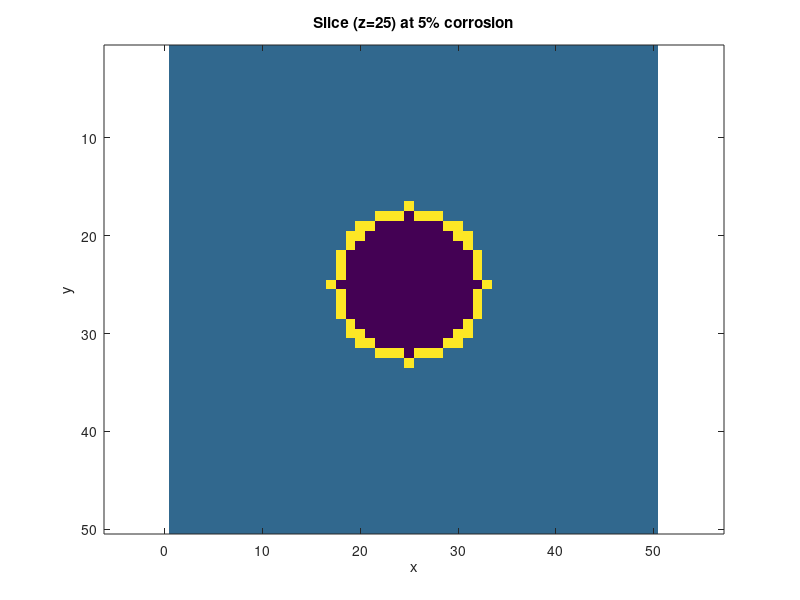

Recreate this plot in MATLAB.
clc;
clear;
close all;

%----- Medium ----------
length_x = 0.05;
length_y = 0.05;
length_z = 0.05;

eps0=8.854e-12;
meu0=4*pi*1e-7;
real_epsr_conc=4; % relative permittivity of concrete = 4 - j0.06
img_epsr_conc=0.06;
real_epsr_rust=10; % relative permittivity of rust = 10 - j0.86
img_epsr_rust=0.86;
eps_conc=eps0*real_epsr_conc;
eps_rust=eps0*real_epsr_rust;
eps_steel=eps0; 
meur=1;
meu=meu0*meur;

%---- Signal -----------
c=3e8;
v=c/sqrt(real_epsr_conc*meur);
freq=12e9;
lamda=v/freq;
lamda_min = lamda/sqrt(real_epsr_conc*meur);

%------ Conductivity values ---------
cond_conc=2*pi*freq*eps0*img_epsr_conc;
cond_rust=2*pi*freq*eps0*img_epsr_rust;

%------ Cell length and time step---------
dx=1e-3;
dy=dx;
dz=dy;
dt=1/(v*sqrt(1/(dx^2) + 1/(dy^2) + 1/(dz^2)));

%------- Rust conditions ---------
bar_exists = 1;
corr = 5;

%------- Corrosion base values ---------
rs_paper = [12.50,12.18,11.85,11.52,11.18,10.82,10.45]/1000;
rr_paper = [12.50,13.40,14.25,15.05,15.81,16.53,17.23]/1000;

if corr~=0
    for i=1:6
        if corr==5*i
            rs = ceil(rs_paper(i+1)/(2*dx));
            rr = ceil((rr_paper(i+1)-rs_paper(i+1))/(2*dx));    
        end
    end
else
    rs = ceil(rs_paper(1)/(2*dx));
    rr = 0;
end

N_cells_x = round(length_x/dx);
N_cells_y = round(length_y/dy);
N_cells_z = round(length_z/dz);

Mid_cell_x = round(N_cells_x/2); % position to launch the signal
Mid_cell_y = round(N_cells_y/2);
Mid_cell_z = round(N_cells_z/2);

[X, Y, Z] = meshgrid(1:N_cells_y, 1:N_cells_x, 1:N_cells_z);

% Initialize space with concrete
space = ones(N_cells_x, N_cells_y, N_cells_z)*eps_conc;

%------- Rebar radius and conditions --------
if(bar_exists==1)
    rebarMask = false(N_cells_x, N_cells_y, N_cells_z);
    rustMask = false(N_cells_x, N_cells_y, N_cells_z);
    for i = 1:N_cells_x
        for j = 1:N_cells_y
            for k = 1:N_cells_z
                distSq = (i - Mid_cell_x)^2 + (j - Mid_cell_y)^2;
                rebarMask(i, j, k) = distSq <= rs^2;
                rustMask(i, j, k) = distSq <= (rs+rr)^2 & distSq > rs^2;
            end
        end
    end

    for i = 1:N_cells_x
        for j = 1:N_cells_y
            for k = 1:N_cells_z
                if rebarMask(i, j)
                    space(i, j, k) = eps_steel;
                elseif rustMask(i, j)
                    space(i, j, k) = eps_rust;
                end
            end
        end
    end
end

% ---- Visualizing the space ----
figure;
z_slice = round(N_cells_z/2);
imagesc(space(:, :, z_slice));
xlabel('x');
ylabel('y');
if bar_exists == 1
    title(sprintf('Slice (z=25) at %.0f%% corrosion', corr));
else
    title('Slice (z=25) with no rebar');
end
axis equal tight;

%------ Multiplying constants --------
const_e1=zeros(N_cells_x,N_cells_y, N_cells_z);
const_ex=zeros(N_cells_x,N_cells_y, N_cells_z);
const_ey=zeros(N_cells_x,N_cells_y, N_cells_z);
const_ez=zeros(N_cells_x,N_cells_y, N_cells_z);

%------- Steel, Rust and Concrete region ---------
const_e1(:,:,:) = ((2*eps_conc)-(cond_conc*dt))/((2*eps_conc)+(cond_conc*dt));
const_ex(:,:,:) = (2*dt/dx)/((2*eps_conc)+(cond_conc*dt));
const_ey(:,:,:) = (2*dt/dy)/((2*eps_conc)+(cond_conc*dt));
const_ez(:,:,:) = (2*dt/dz)/((2*eps_conc)+(cond_conc*dt));

if(bar_exists==1)
    const_e1(~rebarMask & ~rustMask) = ((2*eps_conc)-(cond_conc*dt))/((2*eps_conc)+(cond_conc*dt));
    const_ex(~rebarMask & ~rustMask) = (2*dt/dx)/((2*eps_conc)+(cond_conc*dt));
    const_ey(~rebarMask & ~rustMask) = (2*dt/dy)/((2*eps_conc)+(cond_conc*dt));
    const_ez(~rebarMask & ~rustMask) = (2*dt/dz)/((2*eps_conc)+(cond_conc*dt));

    const_e1(rebarMask) = 0;
    const_ex(rebarMask) = 0;
    const_ey(rebarMask) = 0;
    const_ez(rebarMask) = 0;

    const_e1(rustMask) = ((2*eps_rust)-(cond_rust*dt))/((2*eps_rust)+(cond_rust*dt));
    const_ex(rustMask) = (2*dt/dx)/((2*eps_rust)+(cond_rust*dt));
    const_ey(rustMask) = (2*dt/dy)/((2*eps_rust)+(cond_rust*dt));
    const_ez(rustMask) = (2*dt/dz)/((2*eps_rust)+(cond_rust*dt));

else 

    const_e1 = ones(N_cells_x, N_cells_y, N_cells_z) * ((2*eps_conc)-(cond_conc*dt))/((2*eps_conc)+(cond_conc*dt));
    const_ex = ones(N_cells_x, N_cells_y, N_cells_z) * (2*dt/dx)/((2*eps_conc)+(cond_conc*dt));
    const_ey = ones(N_cells_x, N_cells_y, N_cells_z) * (2*dt/dy)/((2*eps_conc)+(cond_conc*dt));
    const_ez = ones(N_cells_x, N_cells_y, N_cells_z) * (2*dt/dz)/((2*eps_conc)+(cond_conc*dt));

end

const_hx = dt/(meu*dx);
const_hy = dt/(meu*dy);
const_hz = dt/(meu*dz);

const_abc1z = (v*dt - dx)/(v*dt + dx);
const_abc1x = (v*dt - dy)/(v*dt + dy);

%------- Initialise E and H arrays ----------
ex=zeros(N_cells_x,N_cells_y,N_cells_z);
ey=zeros(N_cells_x,N_cells_y,N_cells_z);
ez=zeros(N_cells_x,N_cells_y,N_cells_z);

hx=zeros(N_cells_x,N_cells_y,N_cells_z);
hy=zeros(N_cells_x,N_cells_y,N_cells_z);
hz=zeros(N_cells_x,N_cells_y,N_cells_z);

%------- Tangential component around rebar ----------
g = ones(N_cells_x, N_cells_y, N_cells_z);

if bar_exists==1
    for i = 1:N_cells_x
        for j = 1:N_cells_y
            for k = 1:N_cells_z
                if (i - Mid_cell_x)^2 + (j - Mid_cell_y)^2 <= (rs+1)^2 && (i - Mid_cell_x)^2 + (j - Mid_cell_y)^2 >= (rs-1)^2
                    g(i,j,k) = 0;
                end
            end
        end
    end
end

%------ Gaussian pusle ------------
Ts=0.5e-9; % pulse width
t0=2*Ts; % pulse delay
N_steps=1000; % maximum iteration steps

vin = zeros(N_steps,1);
vout = zeros(N_steps,1);
time_stamp=zeros(N_steps,1);

ez_past = ez;
ex_past = ex;

fc = 7.5e9; % Center frequency
bw = 9e9;

%************** Iteration loop ****************

choice = input("Do you want to continue with the simulation (0-no, 1-yes)? ");

while choice==1

figure;
   
for n=1:N_steps         
    time=(n-1)*dt;  
    time_stamp(n,1)=time;
        
%------- Launching the signal ---------
    pulse1 = sin(2*pi*fc*time); % sine pulse
    pulse2 = exp(-((time-t0)/Ts)^2); % Gaussian pulse
    pulse = pulse2.*pulse1;

    ez(3, Mid_cell_y, Mid_cell_z) = pulse;
    vin(n) = ez(1, Mid_cell_y, Mid_cell_z);

    %------ Update H-field -----------
    i = 1:N_cells_x-1;
    j = 1:N_cells_y-1;
    k = 1:N_cells_z-1;

    hx(i,j,k) = hx(i,j,k) - const_hy*(ez(i,j+1,k)-ez(i,j,k));
    hy(i,j,k) = hy(i,j,k) + const_hx*(ez(i+1,j,k)-ez(i,j,k)); 

    % --------- Update E-field ------------
    for i = 2:N_cells_x
        for j = 2:N_cells_y
            for k = 2:N_cells_z
                ez(i,j,k) = g(i,j,k).*(const_e1(i,j,k).*ez(i,j,k) + const_ex(i,j,k).*(hy(i,j,k)-hy(i-1,j,k)) - const_ey(i,j,k).*(hx(i,j,k)-hx(i,j-1,k)));
            end
        end
    end

     %----------- 1st order ABC ------------- 

     % Y boundaries
     ez(:,1,:) = ez_past(:,2,:) + const_abc1z*(ez(:,2,:)-ez(:,1,:)); % top boundary in Y
     ex(:,1,:) = ex_past(:,2,:) + const_abc1x*(ex(:,2,:)-ex(:,1,:)); % top boundary in Y
     ez(:,N_cells_y,:) = ez_past(:,N_cells_y-1,:) + const_abc1z*(ez(:,N_cells_y-1,:)-ez(:,N_cells_y,:)); % bottom boundary in Y
     ex(:,N_cells_y,:) = ex_past(:,N_cells_y-1,:) + const_abc1x*(ex(:,N_cells_y-1,:)-ex(:,N_cells_y,:)); % bottom boundary in Y

     ez_past = ez;
     ex_past = ex;

     % ------- Recording output -------
     vout(n)=ez(N_cells_x,Mid_cell_y,Mid_cell_z);

    % ------- Plotting --------
     xslice = Mid_cell_x; % Define the x slice plane
     yslice = Mid_cell_y; % Define the y slice plane
     zslice = Mid_cell_z; % Define the z slice plane

     % Plotting the slices of the electric field (Ez)
     figure(1)
     slice(X, Y, Z, ez, xslice, yslice, zslice)
     colorbar
     xlabel('x')
     ylabel('y')
     zlabel('z')
     if bar_exists == 1
        title(sprintf('Ez(%.0f%% corrosion) at time step %d', corr, n));
     else
        title(sprintf('Ez(no rebar) at time step %d', n));
     end
     drawnow
     
end

break
end
